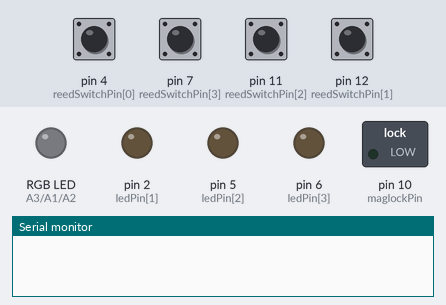
Recording of a sketch running on a simulated Arduino Uno, built with avr-gcc and run on an emulated ATmega328P. On the bench: switched loads named in the sketch (green lamp = pin HIGH), an RGB LED mixed from three pins (HIGH = lit), output pins drawn as LEDs (lit = HIGH), the last lines printed to the serial monitor. The inputs (shaded band) are chosen by the test bench; at power-on: pin 4 (reedSwitchPin[0]), pin 7 (reedSwitchPin[3]), pin 11 (reedSwitchPin[2]), pin 12 (reedSwitchPin[1]) LOW.

Above: at 1.2 s.
1.3 s: pin 7 (reedSwitchPin[3]) pulled HIGH for 0.15 s
At 2.4 s:
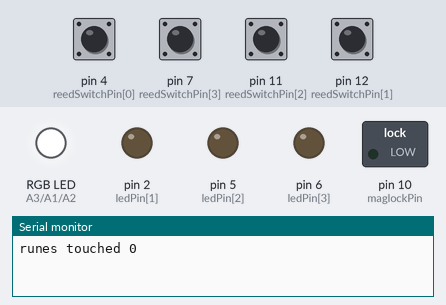
3.1 s: pin 4 (reedSwitchPin[0]) pulled HIGH for 0.15 s
At 3.22 s:
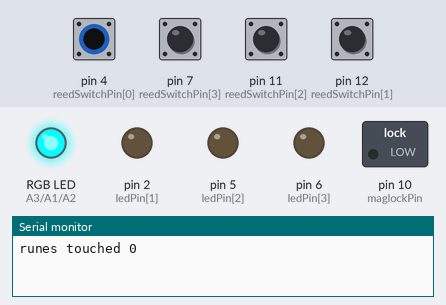
4.8 s: pin 11 (reedSwitchPin[2]) pulled HIGH for 0.15 s
At 4.92 s:
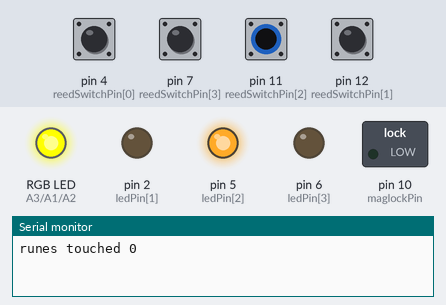
6.4 s: pin 12 (reedSwitchPin[1]) pulled HIGH for 0.15 s
At 6.52 s:
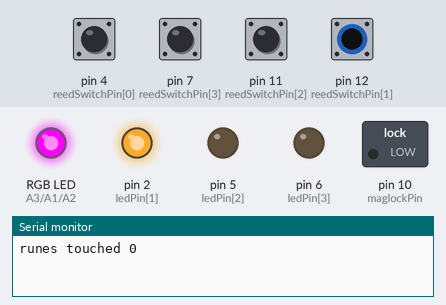
8.1 s: pin 4 (reedSwitchPin[0]) driven HIGH and pin 7 (reedSwitchPin[3]) driven HIGH and pin 11 (reedSwitchPin[2]) driven HIGH and pin 12 (reedSwitchPin[1]) driven HIGH
At 9.8 s:
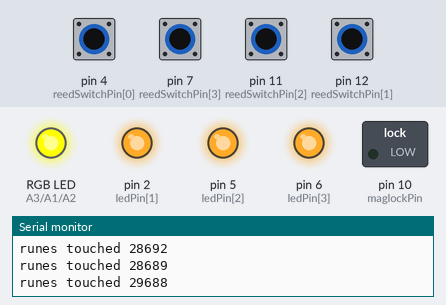
10.6 s: pin 4 (reedSwitchPin[0]) driven LOW
At 11.6 s:
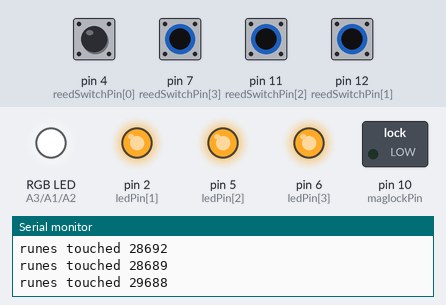
Timing chart, 0 to 13.1 s (numbered marks = the images above; inputs shaded):
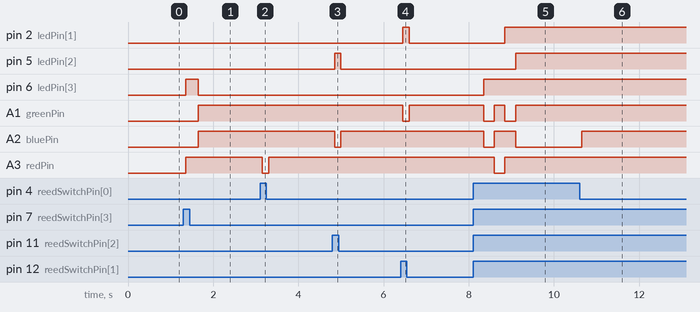

Measured:
- after the input at 1.3 s, pin 6 (ledPin[3]): LOW → HIGH after 0.05 s, → LOW 0.30 s later; A1 (greenPin), A2 (bluePin): LOW → HIGH after 0.35 s; A3 (redPin): LOW → HIGH after 0.05 s
- after the input at 3.1 s, A3 (redPin): HIGH → LOW after 0.05 s, → HIGH 0.15 s later
- after the input at 4.8 s, pin 5 (ledPin[2]): LOW → HIGH after 0.05 s, → LOW 0.15 s later; A2 (bluePin): HIGH → LOW after 0.05 s, → HIGH 0.15 s later
- after the input at 6.4 s, pin 2 (ledPin[1]): LOW → HIGH after 0.05 s, → LOW 0.15 s later; A1 (greenPin): HIGH → LOW after 0.05 s, → HIGH 0.15 s later
- after the input at 8.1 s, pin 2 (ledPin[1]): LOW → HIGH after 0.75 s; pin 5 (ledPin[2]): LOW → HIGH after 1.0 s; pin 6 (ledPin[3]): LOW → HIGH after 0.25 s; A1 (greenPin): alternates HIGH for 0.25 s and LOW for 0.25 s, 4 changes in all, then stays HIGH, starting after 0.25 s; A2 (bluePin): HIGH → LOW after 0.25 s, → HIGH 0.25 s later, → LOW 0.50 s later
- after the input at 10.6 s, A2 (bluePin): LOW → HIGH after 0.05 s

The sketch:

A1_Spellbook_5.0_ForMegMobiles_self-resettingMaglock.ino
```cpp
  /*WORKING version where:
 * reed switches light up One center RBG LED using a protoshield
 * debouncing working
 * Muliple wands fixed
 * maglock good

 * To do:
 * - Set up a reset switch/system (reed switch so when box closed auto-reset)
 * - Design contingency for battery dead
 * - begin world domination plan XK-1
 * - Moo hah haaaaaaa!!!!
 */

/*REED SWITCHE WIRING:
 * wire 5v to one end of reed switch
 * Other end wire to pin #X (4,12,11,7) AND THEN 10K Ohm resister and THEN resister to gnd
  (has to be in THAT order to work)

 LED WIRING
 * USE Radio Shack common-anode RGB part number 2760028
 * If the longest wire is 2nd from the left that is the anode and the other 3 from left to right
 * are red, blue, green (not RGB -> RBG).
 * Wire the anode (long wire) to 5v power
 * left pin (red) 150 Ohm resistor then to A3
 * Third pin from left (the one to right of long pin - blue) 75 Ohm resistor and then to A1
 * Right-most pin (green) 75 Ohm resistor and then to A2
 */

// ######## READING AND LIGHTING LED VARIABLES ####

 int reading[4];
 #define numberOfreadings 6

 int i; //loop integer
 int j; //loop integer

 int reedSwitchPin[] = {4,12,11,7};
 // 4=red lower L, 12=dk blue upper L, 11=green lower Rt, 7=lt blue upper Rt
 #define numberOfReedSwitches 4

//FOR MOBILE ROOMS ACCORDING TO XSCAPE PROTOTYPE
//4=RED   12=GREEN    11=DK BLUE   7=LT BLUE
 // ############# PUZZLE ORDER VARIABLES ############

#define numberOfTaps 6 //what Eli called MAX_ELEMENTS

//OLD
//int glyphOrder[] = {7,12,4,12,12,11}; //7,the code = order of reedSwitchPins

//GLYPH ORDER PER XSCAPE: LTBLUE, GREEN, RED, GREEN, GREEN, DKBLUE
int glyphOrder[] = {7,12,4,12,12,11}; //7,the code = order of reedSwitchPins


#define UNIQUE_PINS 4
int checkNextPuzzleEntry=0;
int correctTaps=0;
int attemptNumber=0;

int wandCheck = 0;
int reedSwitchToSkip;
int lastRuneTapped;
unsigned long runesTouched=0;
unsigned long wandCheckTimerStart;
unsigned long wandCheckTimerEnd;

 //###########this part unused - was for 4-LED's.  But don't comment it out without rewriting those parts

 int ledPin[] = {13,2,5,6}; //originally 13, 4, 5, 6 - no longer used with one RGB LED?
 #define numberOfLeds 4

//Debouncing variables
int ledState = LOW;         // the current state of the output pin
int buttonState[] = {0,0,0,0,0}; // add a 0 for each new pin
int lastbuttonState[] = {0,0,0,0,0};   // the previous reading from the input pin
unsigned long lastDebounceTime[] = {0,0,0,0,0};  // the last time the output pin was toggled
unsigned long debounceDelay = 50;    // the debounce time; increase if the output flickers
unsigned long timeElapsed[numberOfReedSwitches];

//RGB LED variables for that "win"

int redPin = A3;
int greenPin = A1;
int bluePin = A2;
int RGBcounter=0;

//RGB LED variables for colors
int redLED[] = {255,0,0,110}; // 1st of 3 digits for red, green, blue, yellow
int greenLED[] = {0,255,0,255}; // 2nd (green) digit for those colors
int blueLED[] = {0,0,255,255}; //3rd (blue) digit ""

#define COMMON_ANODE //uncomment this line if using a Common Anode LED //

// maglock set-up

int maglockPin = 10;
int maglockState = 0; //****changed from 0 to 1

void setup()
{
  //Define inputs and outputs
  for(i=1; i< numberOfReedSwitches; i++)
      {
        pinMode(ledPin[i], OUTPUT);      //define settings
        pinMode(reedSwitchPin[i], INPUT);
      }

   pinMode(maglockPin, OUTPUT);

    // initialize serial communication at 9600 bits per second:
  Serial.begin(9600);
}


void loop()
{

static int correctTaps = 0; //reads to see if taps are in sequence

// TRIGGER maglock (or maglock)
digitalWrite(maglockPin,maglockState);   //****Somehow locks it?****
//Serial.println("maglock on");

i=0;
for(i = 0; i< numberOfReedSwitches; i++)
    {

     //read reedswitchs/light led's
     reading[i] = digitalRead(reedSwitchPin[i]);  //read reedswitch[] status

/*
Serial.print("switch #");
Serial.print(i);
Serial.print(" ");
Serial.print(" = ");
Serial.print(reading[i]);
Serial.print("   ");
*/


      if (reading[i] != lastbuttonState[i]) //check for reedswitch change
          {
             // reset the debouncing TIMER
             lastDebounceTime[i] = millis(); //reset the debounce counter
          }

        timeElapsed[i] = millis() - lastDebounceTime[i];

        if (timeElapsed[i] > debounceDelay)
          {
             // whatever the reading is at, it's been there for longer
             // than the debounce delay, so take it as the actual current state:
             // if the button state has changed:

                  if (reading[i] != buttonState[i]) // if there is an unbounced change then change the button state
                      {
                      buttonState[i] = reading[i];

                      // Light LED if reedswitch[] is tapped

                        if (buttonState[i] == HIGH)
                          {
                            digitalWrite(ledPin[i], HIGH);
                            setColor(redLED[i],greenLED[i],blueLED[i]);
                           // delay(500);
                          }
                        else
                          {
                            digitalWrite(ledPin[i], LOW);
                            setColor(0,0,0);
                          // delay(100);
                          }


                       if (reading[i]) // if change is another tap then check next puzzle entry
                          {
                          checkNextPuzzleEntry = reading[i];
                          lastRuneTapped=reedSwitchPin[i];
                          attemptNumber +=1;
                          }
                        }

           }


/*

                   digitalWrite(ledPin[i], buttonState[i]);
                    setColor(redLED[i],greenLED[i],blueLED[i]);
                   // delay(500);
*/


  lastbuttonState[i] = reading[i];  //reset for debouncing


//BEGIN PUZZLE LOGIC LOOP
if(checkNextPuzzleEntry)
  {
    if(digitalRead(glyphOrder[correctTaps]))
      {

        //MAKE SURE NO MULTIPLE WANDS
          reedSwitchToSkip = lastRuneTapped;
          wandCheck = wandCheckFunction (reedSwitchToSkip);

          if(wandCheck == 0)
            {
              correctTaps += 1;
            }

         /*  Serial.print("    correctTaps");
           Serial.print(correctTaps);
           Serial.print("    attempts");
           Serial.print(attemptNumber);
           Serial.println();
            */

         if(correctTaps == numberOfTaps) // DID YOU COLLECT ALL CORRECT TAPS?
            {
             Serial.print("YOU WIN!!!");
             Serial.println();

              //We have unlocked
              //TURN maglock ON/OFF
Serial.print("maglockState Before = ");
Serial.print(maglockState);
Serial.print("      ");

            maglockState = 1;  //open or close the maglock possibly later  **** changed this from !maglockState to 1
            digitalWrite(maglockPin,maglockState);

Serial.print("maglockState After = ");
Serial.print(maglockState);
Serial.print("      ");
Serial.println();


/* RUN THE RGB LED 'WIN' SUBROUTINE TO LET YOU KNOW YOU GOT IT RIGHT */

              for(j = 0; j < 4; j++)
                {
                  setColor(255, 0, 0); // red
                  delay(100);
                  setColor(0, 255, 0); // green
                  delay(100);
                  setColor(0, 0, 255); // blue
                  delay(100);
                  setColor(255, 255, 0); // yellow
                  delay(100);
                  setColor(80, 0, 80); // purple
                  delay(100);
                  setColor(0, 255, 255); // aqua
                  delay(100);

                setColor(0,0,0); //off
                }

                delay(5000);  //Changed
                maglockState = 0;  //changed **** changed this to 0 to lock
                digitalWrite(maglockPin,maglockState);

            }
            else
                  {

                     checkNextPuzzleEntry = 0;

                  }
         }
         else
          {
            /* int i;
             for(i = 0; i < UNIQUE_PINS; i++)
               {
                 if(digitalRead(glyphOrder[correctTaps]))
                    {
                      correctTaps = 0;
                     }
  */
                  correctTaps = 0;
               }
          }
  } //end of switch-checking-led-lighting loop

      //    Serial.println(reading[1]);

} //end of Void loop

//DEFINE RGB LED function
void setColor(int red, int green, int blue)  //define function
{
  #ifdef COMMON_ANODE
  red = 255 - red;
  green = 255 - green;
  blue = 255 - blue;
  #endif
  analogWrite(redPin, red);
  analogWrite(greenPin, green);
  analogWrite(bluePin, blue);
}

//DEFINE MULTIPLE WANDS CHECK
int wandCheckFunction (int reedSwitchToSkip){

    runesTouched = 0;
    wandCheckTimerStart = millis();
    wandCheckTimerEnd = wandCheckTimerStart + 250; //run it for 1/4 of a second

    do{

        for(i = 0; i< numberOfReedSwitches; i++)
            {
               if (reedSwitchPin[i] != reedSwitchToSkip)
                {
                   runesTouched = runesTouched + digitalRead(reedSwitchPin[i]);
                 }


                //
             }
    }while(millis()<wandCheckTimerEnd);

                  Serial.print("runes touched ");
                  Serial.println(runesTouched);

                 return runesTouched;
}

/*
 Serial.print("i");
 Serial.print(i);
 Serial.print("  ");
 Serial.print("    reading ");
 Serial.print(reading[i]);
  Serial.print("    lastDebounceTime ");
 Serial.print(lastDebounceTime[i]);
   Serial.print("    buttonState[]");
 Serial.print(buttonState[i]);
    Serial.print("    lastbuttonState[]");
 Serial.print(lastbuttonState[i]);
 Serial.println();
  delay(1);        // delay in between reads for stability
         /*
                   Serial.print("    reading[");
                   Serial.print(i);
                   Serial.print("] ");
                   Serial.print(reading[i]);
                   Serial.print("    buttonState[");
                   Serial.print(i);
                   Serial.print("] ");
                   Serial.print(buttonState[i]);
                   Serial.print("    lastDebounceTime[");
                   Serial.print(i);
                   Serial.print("] ");
                   Serial.print(lastDebounceTime[i]);
                   Serial.println();
                   //delay(50);
                   Serial.print("    timeElapsed[0]");
                   Serial.print(timeElapsed[0]);
                   Serial.print("    timeElapsed[1]");
                   Serial.print(timeElapsed[1]);
                   Serial.println();

                Serial.print("reading[0] ");
               Serial.print(reading[0]);
               Serial.print("    buttonState[0]");
               Serial.print(buttonState[0]);
                Serial.print("   reading[1] ");
               Serial.print(reading[1]);
               Serial.print("    buttonState[1]");
               Serial.print(buttonState[1]);
               Serial.println();
                delay(1);

*/
```
